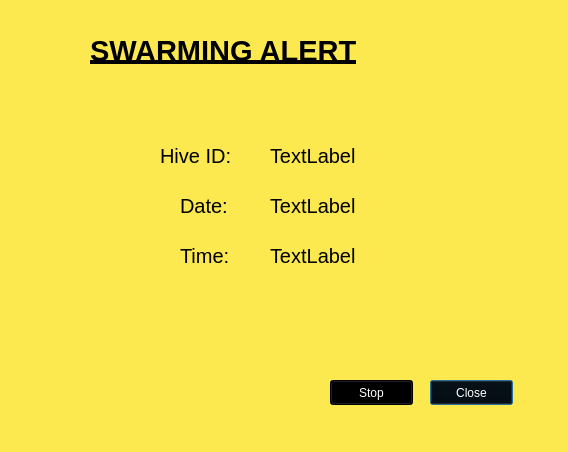
<?xml version="1.0" encoding="UTF-8"?>
<ui version="4.0">
 <class>SwarmAlertUI</class>
 <widget class="QDialog" name="SwarmAlertUI">
  <property name="geometry">
   <rect>
    <x>0</x>
    <y>0</y>
    <width>568</width>
    <height>452</height>
   </rect>
  </property>
  <property name="windowTitle">
   <string>Dialog</string>
  </property>
  <property name="autoFillBackground">
   <bool>false</bool>
  </property>
  <property name="styleSheet">
   <string notr="true">background-color: rgb(252, 233, 79);</string>
  </property>
  <widget class="QLabel" name="Title">
   <property name="geometry">
    <rect>
     <x>90</x>
     <y>30</y>
     <width>361</width>
     <height>41</height>
    </rect>
   </property>
   <property name="font">
    <font>
     <pointsize>22</pointsize>
     <weight>75</weight>
     <bold>true</bold>
     <underline>true</underline>
    </font>
   </property>
   <property name="styleSheet">
    <string notr="true">color: rgb(0, 0, 0);</string>
   </property>
   <property name="text">
    <string>SWARMING ALERT</string>
   </property>
  </widget>
  <widget class="QLabel" name="HiveIDTitle">
   <property name="geometry">
    <rect>
     <x>160</x>
     <y>140</y>
     <width>101</width>
     <height>31</height>
    </rect>
   </property>
   <property name="font">
    <font>
     <pointsize>15</pointsize>
    </font>
   </property>
   <property name="styleSheet">
    <string notr="true">color: rgb(0, 0, 0);</string>
   </property>
   <property name="text">
    <string>Hive ID:</string>
   </property>
  </widget>
  <widget class="QLabel" name="HiveID">
   <property name="geometry">
    <rect>
     <x>270</x>
     <y>140</y>
     <width>121</width>
     <height>31</height>
    </rect>
   </property>
   <property name="font">
    <font>
     <pointsize>15</pointsize>
    </font>
   </property>
   <property name="styleSheet">
    <string notr="true">color: rgb(0, 0, 0);</string>
   </property>
   <property name="text">
    <string>TextLabel</string>
   </property>
  </widget>
  <widget class="QLabel" name="TimeTitle">
   <property name="geometry">
    <rect>
     <x>180</x>
     <y>240</y>
     <width>71</width>
     <height>31</height>
    </rect>
   </property>
   <property name="font">
    <font>
     <pointsize>15</pointsize>
    </font>
   </property>
   <property name="styleSheet">
    <string notr="true">color: rgb(0, 0, 0);</string>
   </property>
   <property name="text">
    <string>Time:</string>
   </property>
  </widget>
  <widget class="QLabel" name="Time">
   <property name="geometry">
    <rect>
     <x>270</x>
     <y>240</y>
     <width>121</width>
     <height>31</height>
    </rect>
   </property>
   <property name="font">
    <font>
     <pointsize>15</pointsize>
    </font>
   </property>
   <property name="styleSheet">
    <string notr="true">color: rgb(0, 0, 0);</string>
   </property>
   <property name="text">
    <string>TextLabel</string>
   </property>
  </widget>
  <widget class="QPushButton" name="CloseButton">
   <property name="geometry">
    <rect>
     <x>430</x>
     <y>380</y>
     <width>83</width>
     <height>25</height>
    </rect>
   </property>
   <property name="styleSheet">
    <string notr="true">background-color: rgb(0, 0, 0);
color: rgb(255, 255, 255);</string>
   </property>
   <property name="text">
    <string>Close</string>
   </property>
  </widget>
  <widget class="QLabel" name="DateTitle">
   <property name="geometry">
    <rect>
     <x>180</x>
     <y>190</y>
     <width>71</width>
     <height>31</height>
    </rect>
   </property>
   <property name="font">
    <font>
     <pointsize>15</pointsize>
    </font>
   </property>
   <property name="styleSheet">
    <string notr="true">color: rgb(0, 0, 0);</string>
   </property>
   <property name="text">
    <string>Date:</string>
   </property>
  </widget>
  <widget class="QLabel" name="Date">
   <property name="geometry">
    <rect>
     <x>270</x>
     <y>190</y>
     <width>121</width>
     <height>31</height>
    </rect>
   </property>
   <property name="font">
    <font>
     <pointsize>15</pointsize>
    </font>
   </property>
   <property name="styleSheet">
    <string notr="true">color: rgb(0, 0, 0);</string>
   </property>
   <property name="text">
    <string>TextLabel</string>
   </property>
  </widget>
  <widget class="QPushButton" name="StopButton">
   <property name="geometry">
    <rect>
     <x>330</x>
     <y>380</y>
     <width>83</width>
     <height>25</height>
    </rect>
   </property>
   <property name="styleSheet">
    <string notr="true">background-color: rgb(0, 0, 0);
color: rgb(255, 255, 255);</string>
   </property>
   <property name="text">
    <string>Stop</string>
   </property>
  </widget>
 </widget>
 <layoutdefault spacing="6" margin="11"/>
 <resources/>
 <connections/>
</ui>
